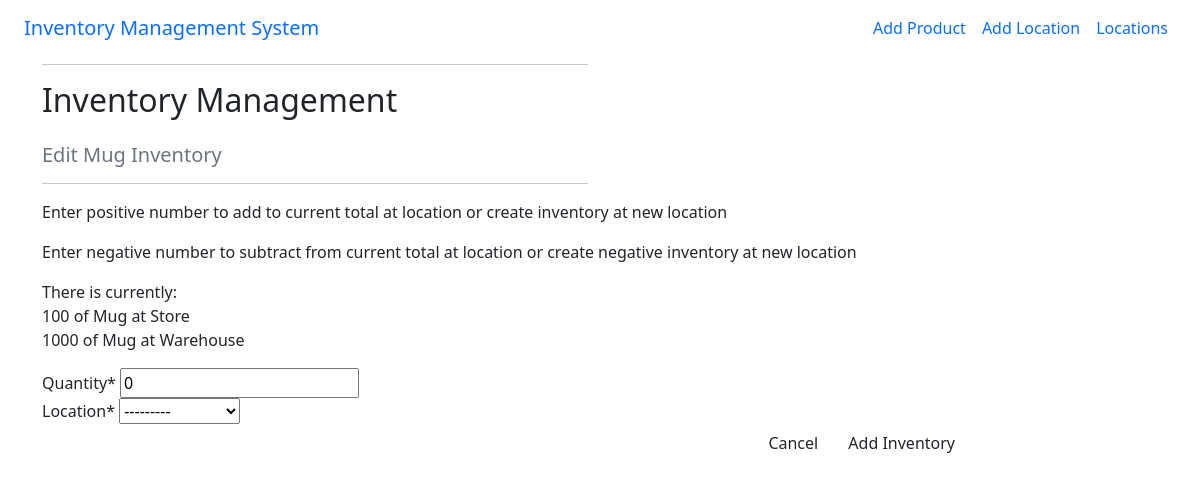
Page /add-inventory/10/ on the committed database.
### products/models.py (models this page shows)
class Product(models.Model):
    SKU = models.IntegerField(default=0)
    name = models.CharField(max_length=254)
    weight = models.DecimalField(max_digits=8, decimal_places=2)
    value = models.DecimalField(max_digits=8, decimal_places=2)
    notes = models.TextField(null=True, blank=True)
    def __str__(self):
        return self.name

class Inventory(models.Model):
    class Meta:
        verbose_name_plural = 'Inventory'
    product = models.ForeignKey('Product', on_delete=models.CASCADE)
    quantity = models.IntegerField(default=0)
    location = models.ForeignKey('Location', on_delete=models.CASCADE)
    def __str__(self):
        return self.product.name

class Location(models.Model):
    name = models.CharField(max_length=254)
    address_line_1 = models.CharField(max_length=254)
    address_line_2 = models.CharField(max_length=254, null=True, blank=True)
    address_line_3 = models.CharField(max_length=254, null=True, blank=True)
    county = models.CharField(max_length=254, default='county')
    postcode = models.CharField(max_length=254, default='postcode')
    country = models.CharField(max_length=254, default='country')
    def __str__(self):
        return self.name

### products/views.py (the view)
# urls.py: path('add-inventory/<int:product_id>/', views.add_inventory, name='add_inventory'),
def add_inventory(request, product_id):
    product = get_object_or_404(Product, pk=product_id)
    inventory_list = Inventory.objects.all()
    if request.method == 'POST':
        inventoryform = InventoryForm(request.POST)
        if inventoryform.is_valid():
            inventory = inventoryform.save(commit=False)
            already_exists = False
            for i in inventory_list:
                if inventory.location == i.location and i.product == product:
                    already_exists = True
                    i.quantity += inventory.quantity
                    i.save()
                    return redirect(reverse('home'))
            if not already_exists:
                inventory.product = product
                inventory.save()
                return redirect(
                    reverse('home'))
                print('Product Added location successfully')
        else:
            print('Error product not added')
    else:
        inventoryform = InventoryForm()
    inventory_count = Inventory.objects.all()
    product_inventory = []
    for i in inventory_count:
        if i.product == product:
            product_inventory.append(i)
    template = 'products/add-inventory.html'
    context = {
        'product': product,
        'product_inventory': product_inventory,
        'inventoryform': inventoryform,
    }
    return render(request, template, context)

### products/forms.py
class InventoryForm(forms.ModelForm):
    class Meta:
        model = Inventory
        fields = ('quantity', 'location',)

### products/templates/products/add-inventory.html (shortened to what this page needs)
{% extends "base.html" %}
{% load static %}
{% load crispy_forms_tags %}
{% block content %}
    <div class="container">
        <div class="row">
            <div class="col-12 col-md-6">
                <hr>
                <h2 class="logo-font mb-4">Inventory Management</h2>
                    <h5 class="text-muted">Edit {{ product }} Inventory</h5>
                <hr>
            </div>
            <p>Enter positive number to add to current total at location or create inventory at new location</p>
            <p>Enter negative number to subtract from current total at location or create negative inventory at new location</p>
            <p>
                There is currently:
                <br>
                {% for i in product_inventory %}
                {{ i.quantity }} of {{ i }} at {{ i.location }}
                <br>
                {% endfor %}
            </p>
        </div>
        <div class="row">
            <div class="col-12 col-md-10">
                <form method="POST" action="{% url 'add_inventory' product.id %}" class="form mb-2" enctype="multipart/form-data">
                    {{ inventoryform | crispy }}
                    <div class="text-end">
                        <a href="{% url 'home' %}" class="btn btn-grey-outline rounded">Cancel</a>
                        <input class="btn btn-grey rounded" type="submit" value="Add Inventory"></input>
                    </div>
                </form>
            </div>
        </div>
    </div>
{% endblock %}

### rows in the picture
Product: name "Mug"
Inventory: quantity "100", product.name "Mug", location "Store"
Inventory: quantity "1000", product.name "Mug", location "Warehouse"
